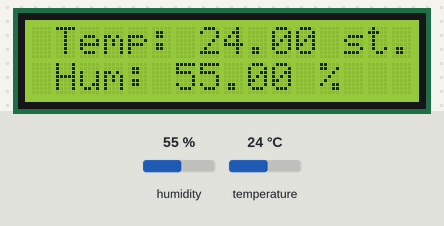
The sketch below on a simulated Arduino Uno, built with avr-gcc and run on an emulated ATmega328P. Shown: 16×2 character LCD. Inputs (shaded band) come from the test bench; at power-on: humidity 55 %, temperature 24 °C. What the sketch prints to the serial monitor is not drawn.

Above: at 2.6 s.
2.7 s: humidity set to 22 %
At 4.7 s:
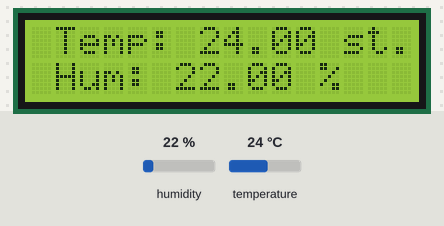
5.7 s: temperature set to 12 °C
At 6.6 s:
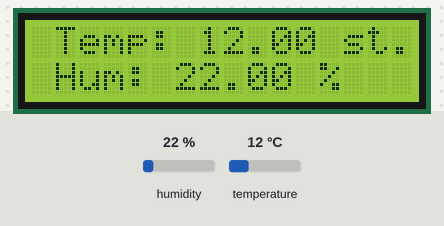
8.7 s: humidity set to 40 %
At 10.4 s:
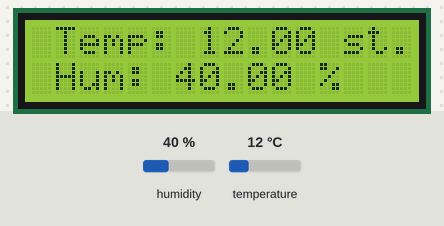
11.7 s: temperature set to 19 °C
At 13.6 s:
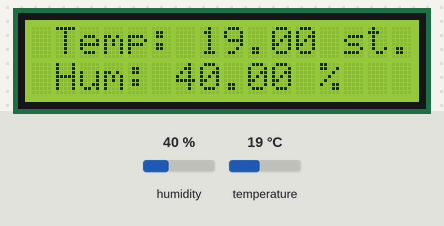
Timing chart, 0 to 15.1 s (numbered marks = the images above; inputs shaded):
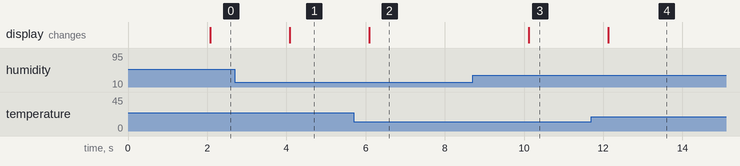

Measured:
- after the input at 2.7 s, the display: changes after 1.4 s (image 1)
- after the input at 5.7 s, the display: changes after 0.40 s (image 2)
- after the input at 8.7 s, the display: changes after 1.4 s (image 3)
- after the input at 11.7 s, the display: changes after 0.43 s (image 4)

The sketch:

termometr.ino
```cpp
#include "DHT.h"
#include <LiquidCrystal.h>
DHT dht;

LiquidCrystal lcd (12, 11, 5, 4, 3, 2);
void setup()
{
  Serial.begin(9600);
  Serial.println();
  Serial.println("Status\tHumidity (%)\tTemperature (C)\t(F)");

  dht.setup(7);
  lcd.begin(16,2);
}

void loop()
{
  delay(dht.getMinimumSamplingPeriod());

  float humidity = dht.getHumidity();
  float temperature = dht.getTemperature();

  Serial.print(dht.getStatusString());
  Serial.print("\t");
  Serial.print(humidity, 1);
  Serial.print("\t\t");
  Serial.print(temperature, 1);
  Serial.print("\t\t");
  Serial.println(dht.toFahrenheit(temperature), 1);

  lcd.setCursor(1, 0);
  lcd.print("Temp: ");
  lcd.print(temperature);
  lcd.print(" st. C");
  lcd.setCursor(1, 1);
  lcd.print("Hum: ");
  lcd.print(humidity);
  lcd.print(" %");


}
```
